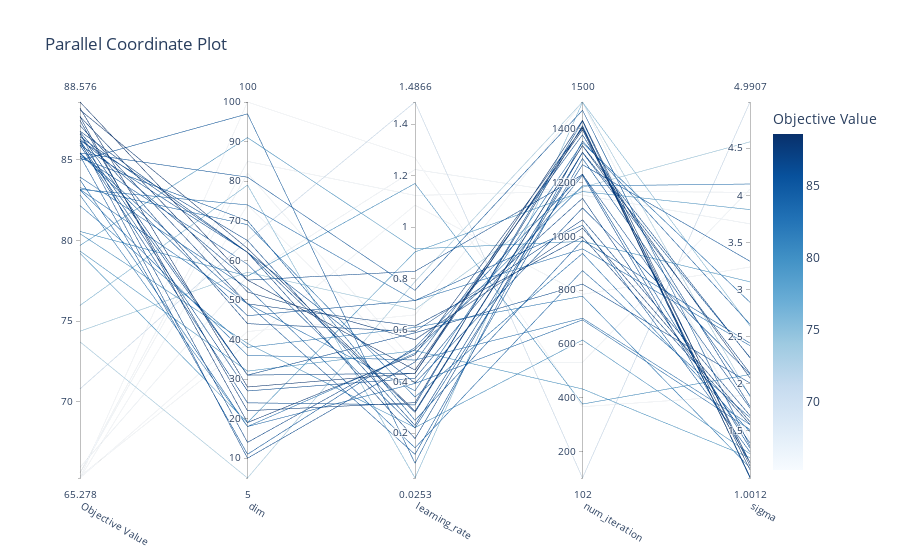

This figure's notebook cell:
### Code cell
fig = optuna.visualization.plot_parallel_coordinate(som_study, params=['num_iteration', 'dim', 'sigma', 'learning_rate'])
show(fig)
